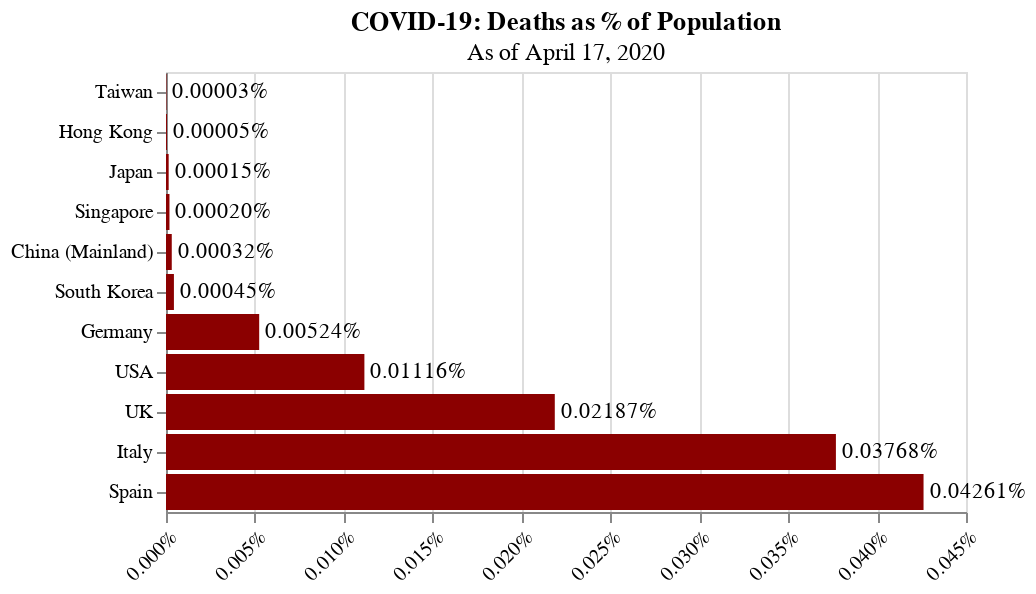

Notebook cell for this chart:
### Code cell
# Deaths over population
plot_case_pct(regions, regions.dop, 'COVID-19: Deaths as % of Population', 5, 'darkred')

### Figure 1 — Vega-Lite specification as saved in the notebook (floating-point values rounded to 4 significant figures)
{"config": {"view": {"continuousWidth": 400, "continuousHeight": 300}, "axisX": {"labelAngle": -45, "title": null}, "axisY": {"title": null}, "bar": {"color": "darkred"}}, "layer": [{"mark": "bar", "encoding": {"x": {"type": "quantitative", "axis": {"format": "%"}, "field": "%"}, "y": {"type": "ordinal", "field": "Region", "sort": "x"}}, "title": {"text": "COVID-19: Deaths as % of Population", "subtitle": "As of April 17, 2020"}}, {"mark": {"type": "text", "align": "left", "baseline": "middle", "dx": 3}, "encoding": {"text": {"type": "quantitative", "field": "%", "format": ".5%"}, "x": {"type": "quantitative", "axis": {"format": "%"}, "field": "%"}, "y": {"type": "ordinal", "field": "Region", "sort": "x"}}, "title": {"text": "COVID-19: Deaths as % of Population", "subtitle": "As of April 17, 2020"}}], "data": {"name": "data-206acc193292f0a2d0d710e392de33fb"}, "$schema": "https://vega.github.io/schema/vega-lite/v4.8.1.json", "datasets": {"data-206acc193292f0a2d0d710e392de33fb": [{"Region": "Taiwan", "%": 2.523e-07}, {"Region": "Singapore", "%": 1.951e-06}, {"Region": "Hong Kong", "%": 5.368e-07}, {"Region": "South Korea", "%": 4.454e-06}, {"Region": "Japan", "%": 1.502e-06}, {"Region": "China (Mainland)", "%": 3.244e-06}, {"Region": "USA", "%": 0.0001116}, {"Region": "Italy", "%": 0.0003768}, {"Region": "Germany", "%": 5.242e-05}, {"Region": "Spain", "%": 0.0004261}, {"Region": "UK", "%": 0.0002187}]}}
